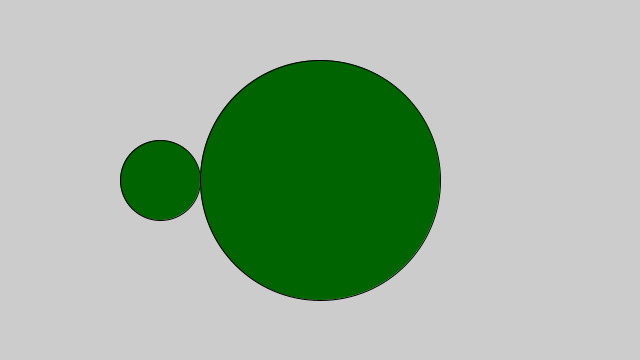
Frame 1 (no input)
Frame 60 (the mouse pressed at the canvas centre just before this capture): identical to frame 1, image omitted
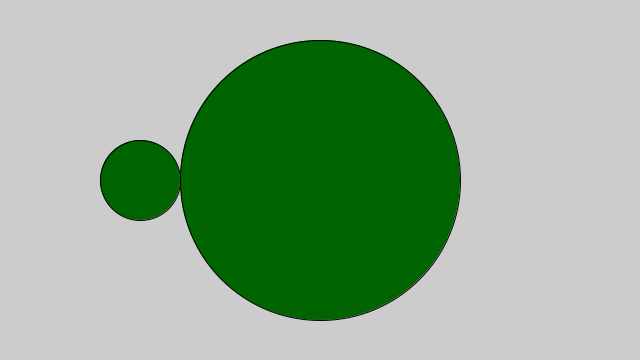
Frame 120 (the mouse held since frame 60 and released just before this capture)

The Processing sketch that drew these frames (run headless with seeded random() and noise(); from frame 60 on, the mouse is pressed at the canvas centre):

// Processing sketch: MultipleConstructors
// ── MultipleConstructors.pde
/**
 * Multiple constructors
 * 
 * A class can have multiple constructors that assign the fields in different ways. 
 * Sometimes it's beneficial to specify every aspect of an object's data by assigning 
 * parameters to the fields, but other times it might be appropriate to define only 
 * one or a few.
 */

Spot sp1, sp2;
int rad=120;
int increment=20;
float x_new=(width*0.5)+rad-(increment/2);

void setup() {
  size(640, 360);
  
  //noLoop();
  // Run the constructor without parameters
  sp1 = new Spot(x_new);
  // Run the constructor with three parameters
  sp2 = new Spot(width*0.5, height*0.5, rad);
}

void draw() {
  background(204);
  fill(0, 100, 0);
  sp1.display();
  sp2.display();
}

void mousePressed(){
    rad=rad+increment;
    x_new=x_new-increment;
    sp1 = new Spot(x_new);
    sp2 = new Spot(width*0.5, height*0.5, rad); 
}
    

class Spot {
  float x, y, radius;

  // First version of the Spot constructor;
  // the fields are assigned default values
  Spot(float x_new) {
    radius = 40;
    x = x_new;
    y = height*0.5;
  }
  
  
  
  
  // Second version of the Spot constructor;
  // the fields are assigned with parameters
  Spot(float xpos, float ypos, float r) {
    x = xpos;
    y = ypos;
    radius = r;
  }
  void display() {
    ellipse(x, y, radius*2, radius*2);
  }
  
}
